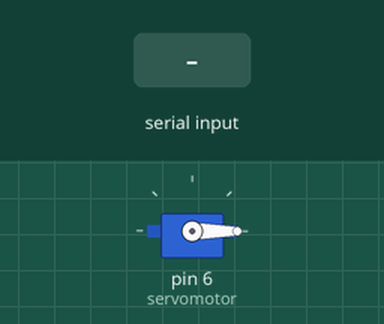
A sketch run on a simulated Arduino Uno, built with avr-gcc and run on an emulated ATmega328P. On the bench: servo. The inputs (shaded band) are chosen by the test bench.

Above: at 1.2 s.
1.3 s: "90,45\n" received over Serial
At 2.2 s:
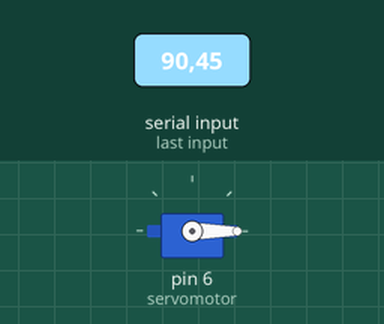
2.8 s: "30,150\n" received over Serial
At 3.4 s:
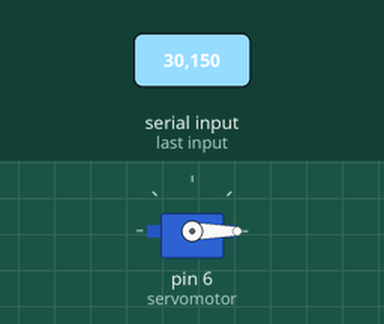
4.3 s: "90\n" received over Serial
At 4.9 s:
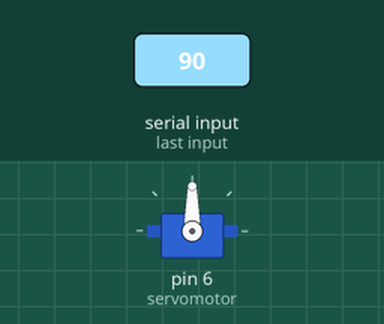
5.8 s: "200\n" received over Serial
At 6.1 s:
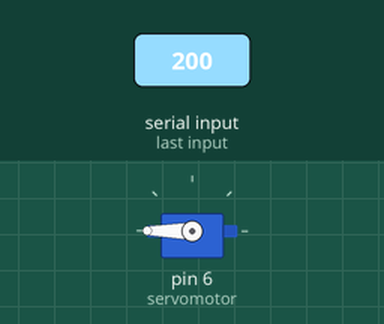
Timing chart, 0 to 8.3 s (numbered marks = the images above; inputs shaded):
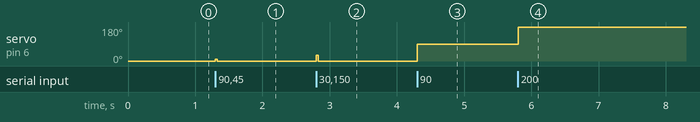

The sketch:

hc06_con_servo.ino
```cpp
#include <Servo.h>
Servo servomotor;
String estado;

void setup() {

  servomotor.attach(6); //Pin PWM 6 del Arduino para el Servomotor
  servomotor.write(0); // Inicia el servo en una posicion de 90
  Serial.begin(9600);

  }

void loop() {
  delay(25);
  while (Serial.available())
{
  char c = Serial.read(); //lee el dato entrante y lo almacena en una variable tipo char
  estado += c; //Crea una cadena de tipo String con los datos entrantes
}
if (estado.length() > 0) //Se verifica que la cadena de tipo string tenfa un largo mayor a cero
{
servomotor.write(estado.toInt());//Manda el dato en forma de entero
estado = ""; //limpia la variable para poder lerr posteriormente nuevos datos

}
}
```

Measured:
- after the input at 1.3 s, servo on pin 6 (servomotor): 0° → 9° at once, → 0° 0.03 s later
- after the input at 2.8 s, servo on pin 6 (servomotor): 0° → 30° at once, → 0° 0.03 s later
- after the input at 4.3 s, servo on pin 6 (servomotor): 0° → 90° at once
- after the input at 5.8 s, servo on pin 6 (servomotor): 90° → 180° at once
